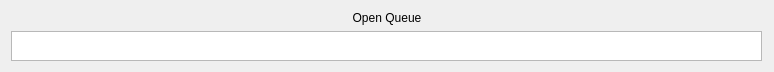
<?xml version="1.0" encoding="UTF-8"?>
<ui version="4.0">
 <class>QueueView</class>
 <widget class="QWidget" name="QueueView">
  <property name="geometry">
   <rect>
    <x>0</x>
    <y>0</y>
    <width>774</width>
    <height>72</height>
   </rect>
  </property>
  <property name="sizePolicy">
   <sizepolicy hsizetype="Expanding" vsizetype="Fixed">
    <horstretch>0</horstretch>
    <verstretch>0</verstretch>
   </sizepolicy>
  </property>
  <property name="minimumSize">
   <size>
    <width>0</width>
    <height>72</height>
   </size>
  </property>
  <property name="windowTitle">
   <string notr="true" extracomment="not translatable because not shown to the user">InfoBar</string>
  </property>
  <layout class="QVBoxLayout" name="verticalLayout">
   <item>
    <widget class="HeaderLabel" name="toggleButton">
     <property name="sizePolicy">
      <sizepolicy hsizetype="Expanding" vsizetype="Preferred">
       <horstretch>0</horstretch>
       <verstretch>0</verstretch>
      </sizepolicy>
     </property>
     <property name="acceptDrops">
      <bool>true</bool>
     </property>
     <property name="text">
      <string>Open Queue</string>
     </property>
     <property name="alignment">
      <set>Qt::AlignCenter</set>
     </property>
    </widget>
   </item>
   <item>
    <layout class="QHBoxLayout" name="horizontalLayout">
     <item>
      <widget class="PlaylistView" name="queue"/>
     </item>
     <item>
      <spacer name="verticalSpacer">
       <property name="orientation">
        <enum>Qt::Vertical</enum>
       </property>
       <property name="sizeHint" stdset="0">
        <size>
         <width>1</width>
         <height>16</height>
        </size>
       </property>
      </spacer>
     </item>
    </layout>
   </item>
  </layout>
 </widget>
 <customwidgets>
  <customwidget>
   <class>HeaderLabel</class>
   <extends>QLabel</extends>
   <header location="global">widgets/HeaderLabel.h</header>
  </customwidget>
  <customwidget>
   <class>PlaylistView</class>
   <extends>QTreeView</extends>
   <header location="global">playlist/PlaylistView.h</header>
  </customwidget>
 </customwidgets>
 <resources/>
 <connections/>
</ui>
